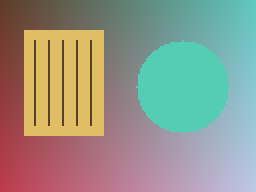
#> input picture images/sample.png, 128 x 96 px (shown 2 times larger)
$ python InverseFourierTransform.py
#> lines starting #> are read from the running program, lines starting #| are printed output that depends on the picture
import cv2
import numpy as np
import matplotlib.pyplot as plt
from pathlib import Path


# Change Img_path to use your own image.
Img_path = str(Path(__file__).resolve().parents[1] / 'images' / 'sample.png')
img = cv2.imread(Img_path)
#> img is the input picture: shape (96, 128, 3); mean B, G, R 136.8, 149.8, 148.3

if img is None:
    raise SystemExit("Image not found! Check Img_path.")

# Calculation
gray = cv2.cvtColor(img, cv2.COLOR_BGR2GRAY)
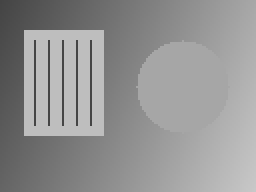
#> gray: shape (96, 128) (shown 2 times larger); min 68, max 200, mean 147.8
transformed = np.fft.fft2(gray)
reconstructed = np.fft.ifft2(transformed).real
result = np.clip(np.round(reconstructed), 0, 255).astype(np.uint8)
mse = np.mean((reconstructed - gray.astype(float)) ** 2)
#> mse = 1.77e-29
print("Reconstruction MSE:", mse)
#| Reconstruction MSE: 1.7700066560896452e-29

# Display the results needed for this experiment.
plt.figure(figsize=(15, 4))

plt.subplot(1, 3, 1)
plt.imshow(gray, cmap="gray", vmin=0, vmax=255)
plt.title("Grayscale input")
plt.axis("off")

plt.subplot(1, 3, 2)
plt.imshow(result, cmap="gray", vmin=0, vmax=255)
plt.title("IDFT reconstruction")
plt.axis("off")

plt.subplot(1, 3, 3)
plt.imshow(np.abs(gray.astype(float) - result.astype(float)), cmap="gray", vmin=0, vmax=255)
plt.title("Absolute error (0 to 255)")
plt.axis("off")

plt.tight_layout()
plt.show()
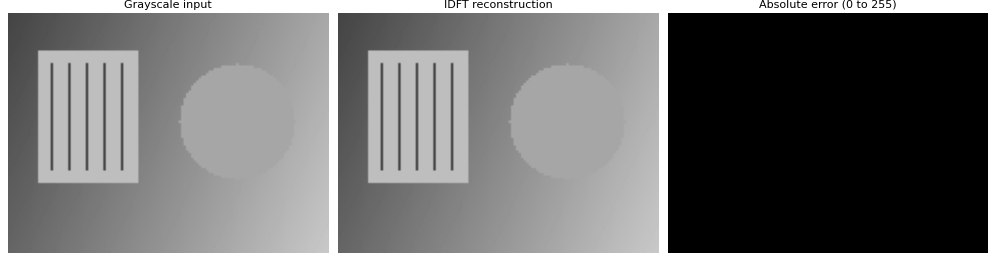
#> figure drawn by matplotlib, 3 panels
